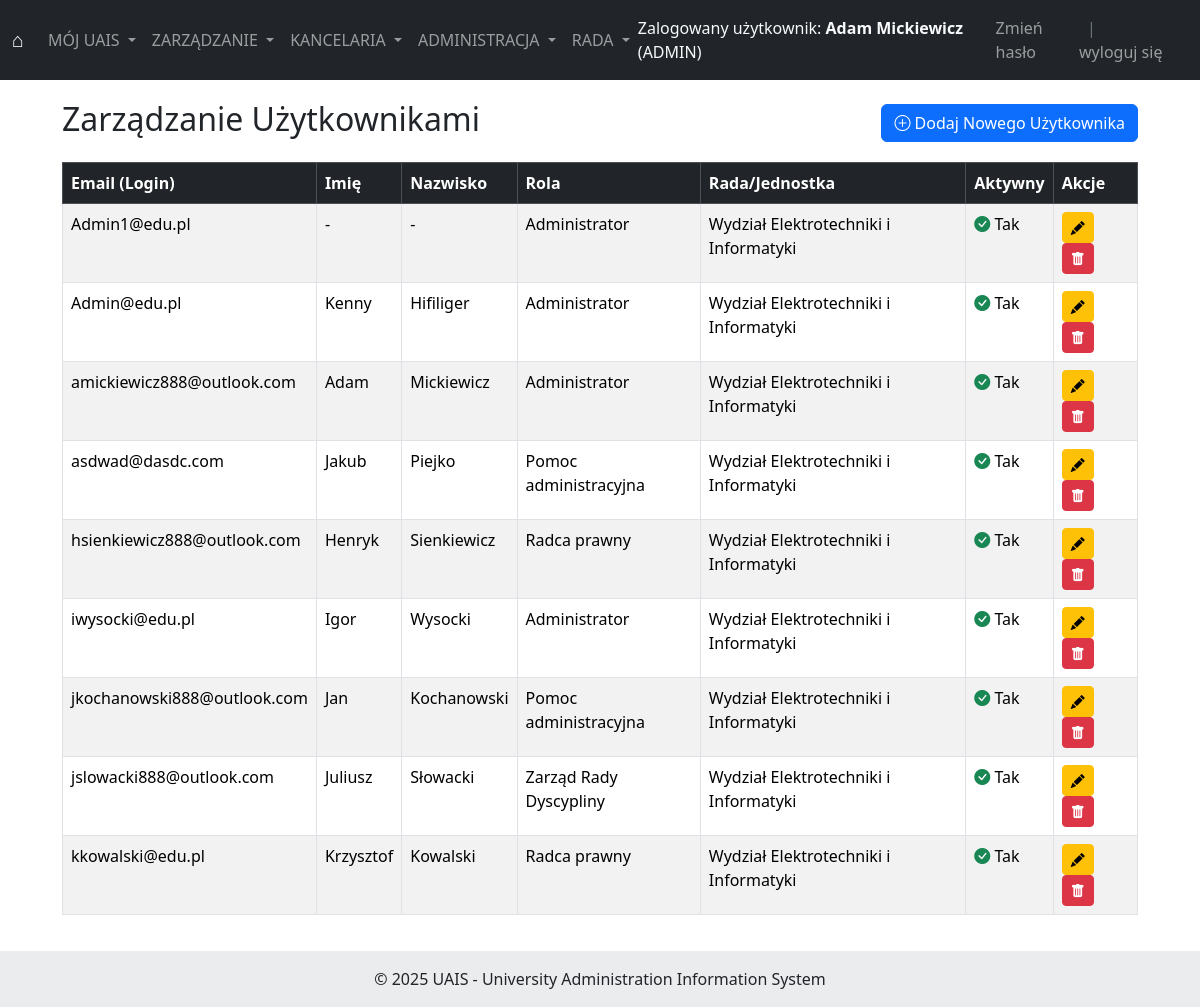
Before: /manage/users/ (signed in) with the older database file.
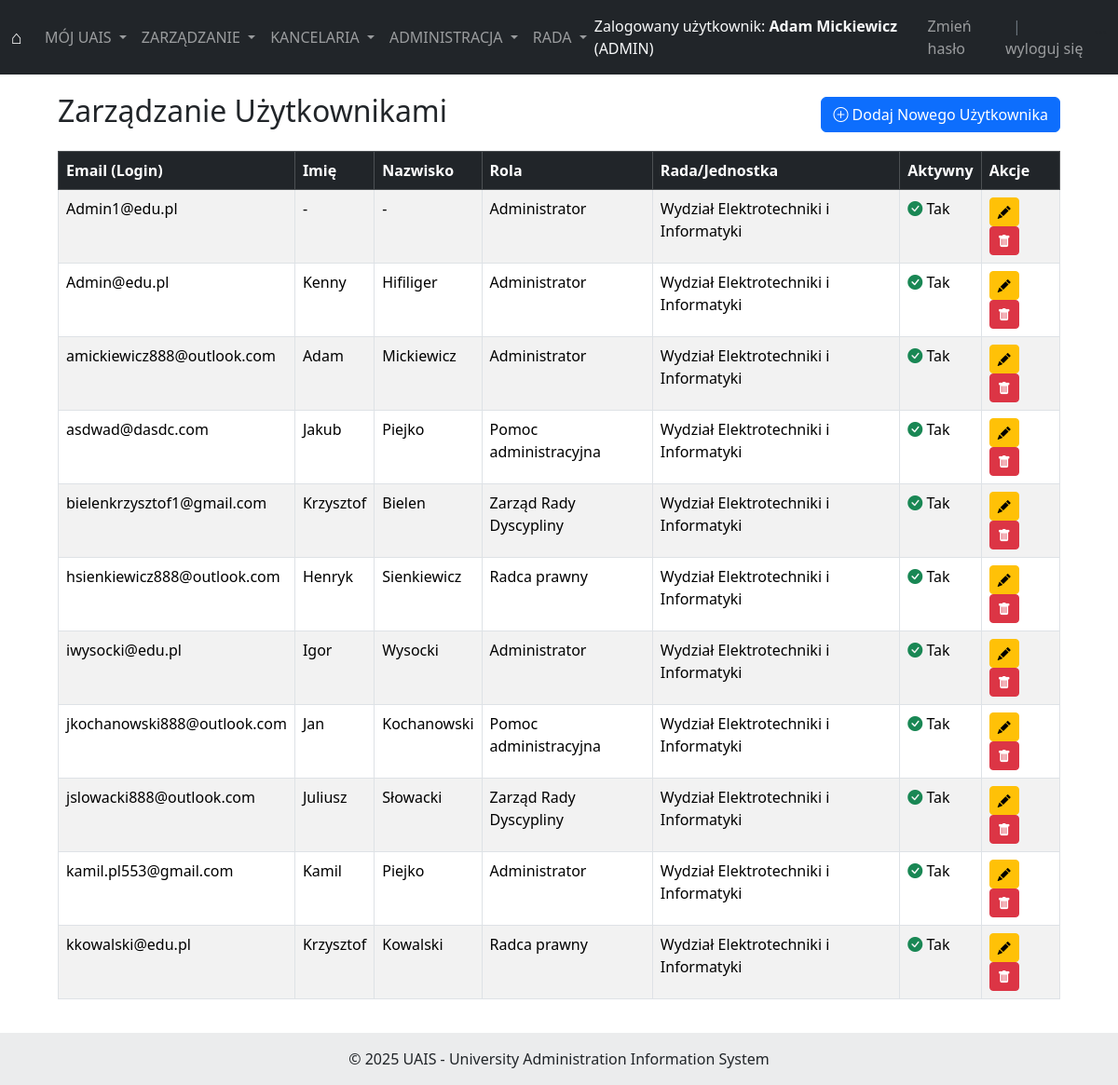
After: the same page with the newer database file.
### users/models.py (models this page shows, shortened)
class User(AbstractUser):
    class Role(models.TextChoices):
        ADMIN = 'ADMIN', _('Administrator')
        PRAWNIK = 'PRAWNIK', _('Radca prawny')
        OBSLUGA = 'OBSLUGA', _('Pomoc administracyjna') # Zmieniona nazwa wyświetlana
        RADA = 'RADA', _('Zarząd Rady Dyscypliny')     # Zmieniona nazwa wyświetlana
    role = models.CharField(
        _('Rola'),
        max_length=50,
        choices=Role.choices,
        null=True,
        blank=True
    )
    rada_wydzialu = models.CharField(
        _('Rada/Jednostka'),
        max_length=255,
        blank=True, # Pole może być puste
        default='Wydział Elektrotechniki i Informatyki' # Domyślna wartość
    )
    email = models.EmailField(_('email address'), unique=True)
    USERNAME_FIELD = 'email'
    REQUIRED_FIELDS = ['username']

### management/views.py (the view, shortened to what this page needs)
# urls.py: path('users/', UserListView.as_view(), name='user_list'),
class UserListView(LoginRequiredMixin, UserPassesTestMixin, ListView):
    model = User
    template_name = 'management/user_list.html'
    context_object_name = 'users_list'
    paginate_by = 15
    def test_func(self):
        return self.request.user.role == User.Role.ADMIN or self.request.user.is_superuser
    def get_queryset(self):
        return User.objects.all().order_by('email')

### templates/management/user_list.html (shortened to what this page needs)
{% extends 'base.html' %}
{% block content %}
<div class="container mt-4">
    <div class="d-flex justify-content-between align-items-center mb-3">
        <h2>Zarządzanie Użytkownikami</h2>
        <a href="{% url 'management:user_add' %}" class="btn btn-primary">
            <i class="bi bi-plus-circle"></i> Dodaj Nowego Użytkownika
        </a>
    </div>
    <div class="table-responsive">
        <table class="table table-striped table-hover table-bordered">
            <thead class="table-dark">
                <tr>
                    <th scope="col">Email (Login)</th>
                    <th scope="col">Imię</th>
                    <th scope="col">Nazwisko</th>
                    <th scope="col">Rola</th>
                    <th scope="col">Rada/Jednostka</th>
                    <th scope="col">Aktywny</th>
                    <th scope="col">Akcje</th>
                </tr>
            </thead>
            <tbody>
                {% for user_obj in users_list %}
                <tr>
                    <td>{{ user_obj.email }}</td>
                    <td>{{ user_obj.first_name|default:"-" }}</td>
                    <td>{{ user_obj.last_name|default:"-" }}</td>
                    <td>{{ user_obj.get_role_display|default:"Brak" }}</td>
                    <td>{{ user_obj.rada_wydzialu|default:"-" }}</td>
                    <td>
                        {% if user_obj.is_active %}
                            <i class="bi bi-check-circle-fill text-success"></i> Tak
                        {% else %}
                            <i class="bi bi-x-circle-fill text-danger"></i> Nie
                        {% endif %}
                    </td>
                    <td>
                        <a href="{% url 'management:user_update' pk=user_obj.pk %}" class="btn btn-sm btn-warning me-1" title="Edytuj">
                            <i class="bi bi-pencil-fill"></i>
                        </a>
                        <a href="{% url 'management:user_delete' pk=user_obj.pk %}" class="btn btn-sm btn-danger" title="Usuń">
                            <i class="bi bi-trash-fill"></i>
                        </a>
                    </td>
                </tr>
                {% empty %}
                <tr>
                    <td colspan="7" class="text-center">Nie znaleziono użytkowników.</td>
                </tr>
                {% endfor %}
            </tbody>
        </table>
    </div>
</div>
{% endblock %}

### templates/base.html (shortened to what this page needs)
<!doctype html>
<html lang="pl">
<head>
    <link href="https://cdn.jsdelivr.net/npm/bootstrap@5.3.3/dist/css/bootstrap.min.css" rel="stylesheet">
    <link rel="stylesheet" href="https://cdn.jsdelivr.net/npm/bootstrap-icons@1.11.3/font/bootstrap-icons.min.css">
</head>
<body>
<nav class="navbar navbar-expand-lg navbar-dark bg-dark fixed-top">
    <div class="container-fluid">
        <a class="navbar-brand" href="{% url 'home' %}">⌂</a>
        <div class="collapse navbar-collapse" id="navbarNavDropdown">
            <ul class="navbar-nav me-auto mb-2 mb-lg-0">
                <li class="nav-item dropdown">
                    <a class="nav-link dropdown-toggle" href="#" id="mojUaisMenuLink" role="button" data-bs-toggle="dropdown" aria-expanded="false">
                        MÓJ UAIS
                    </a>
                </li>
                {% if user.is_authenticated %}
                    {% with allowed_roles=user.Role.ADMIN %}
                    <li class="nav-item dropdown">
                        <a class="nav-link dropdown-toggle {% if user.role != user.Role.ADMIN and not user.is_superuser %}disabled{% endif %}"
                           href="#"
                           id="managementMenuLink"
                           role="button"
                           data-bs-toggle="dropdown"
                           aria-expanded="false"
                           >
                            ZARZĄDZANIE
                        </a>
                    </li>
                    {% endwith %}
                    {% with allowed_roles=user.Role.PRAWNIK|stringformat:"s,"|add:user.Role.ADMIN %}
                    <li class="nav-item dropdown">
                        <a class="nav-link dropdown-toggle {% if user.role not in allowed_roles and not user.is_superuser %}disabled{% endif %}"
                           href="#"
                           id="kancelariaMenuLink"
                           role="button"
                           data-bs-toggle="dropdown"
                           aria-expanded="false"
                           >
                            KANCELARIA
                        </a>
                    </li>
                    {% endwith %}
                    {% with allowed_roles=user.Role.OBSLUGA|stringformat:"s,"|add:user.Role.ADMIN %}
                    <li class="nav-item dropdown">
                        <a class="nav-link dropdown-toggle {% if user.role not in allowed_roles and not user.is_superuser %}disabled{% endif %}"
                           href="#"
                           id="administracjaMenuLink"
                           role="button"
                           data-bs-toggle="dropdown"
                           aria-expanded="false"
                           >
                            ADMINISTRACJA
                        </a>
                    </li>
                     {% endwith %}
                    {% with allowed_roles=user.Role.RADA|stringformat:"s,"|add:user.Role.ADMIN %}
                    <li class="nav-item dropdown">
                        <a class="nav-link dropdown-toggle {% if user.role not in allowed_roles and not user.is_superuser %}disabled{% endif %}"
                           href="#"
                           id="radaMenuLink"
                           role="button"
                           data-bs-toggle="dropdown"
                           aria-expanded="false"
                           >
                            RADA
                        </a>
                    </li>
                     {% endwith %}
                {% endif %}
            </ul>
            <ul class="navbar-nav ms-auto mb-2 mb-lg-0 align-items-center">
                {% if user.is_authenticated %}
                    <li class="nav-item text-light me-3">
                        Zalogowany użytkownik:
                        <strong>{% if user.first_name and user.last_name %}{{ user.first_name }} {{ user.last_name }}{% else %}{{ user.username }}{% endif %}</strong>
                        ({% if user.role %}{{ user.role|upper }}{% else %}BRAK ROLI{% endif %})
                    </li>
                    <li class="nav-item">
                        <a class="nav-link" href="{% url 'password_change' %}">Zmień hasło</a>
                    </li>
                    <li class="nav-item">
                        <span class="text-secondary ms-2 me-2">|</span>
                        <form class="d-inline" method="post" action="{% url 'logout' %}">
                            <button type="submit" class="btn btn-link nav-link d-inline p-0 m-0 align-baseline">
                                wyloguj się
                            </button>
                        </form>
                    </li>
                {% else %}
                    <li class="nav-item">
                        <a class="nav-link {% if request.resolver_match.url_name == 'login' %}active{% endif %}" href="{% url 'login' %}">Zaloguj się</a>
                    </li>
                {% endif %}
            </ul>```
        </div>
    </div>
</nav>
<div class="container content-wrapper">
    {% block content %}
    {% endblock %}
</div>
<footer class="bg-light text-center text-lg-start mt-auto">
  <div class="text-center p-3" style="background-color: rgba(0, 0, 0, 0.05);">
    © {% now "Y" %} UAIS - University Administration Information System
  </div>
</footer>
</body>
</html>

### templates/base.html (style rules this page uses)
body { padding-top: 56px; }
.content-wrapper { padding: 20px; min-height: calc(100vh - 56px - 58px); }

Changed rows visible on the page:
added User: email "bielenkrzysztof1@gmail.com", first_name "Krzysztof", last_name "Bielen", role "Zarząd Rady Dyscypliny", rada_wydzialu "Wydział Elektrotechniki i Informatyki", is_active True (drawn)
added User: email "kamil.pl553@gmail.com", first_name "Kamil", last_name "Piejko", role "Administrator", rada_wydzialu "Wydział Elektrotechniki i Informatyki", is_active True (drawn)
